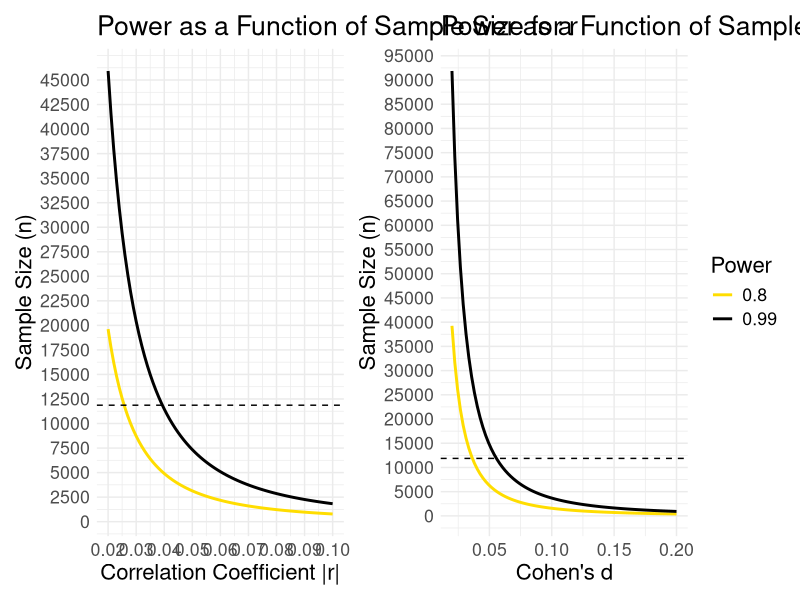
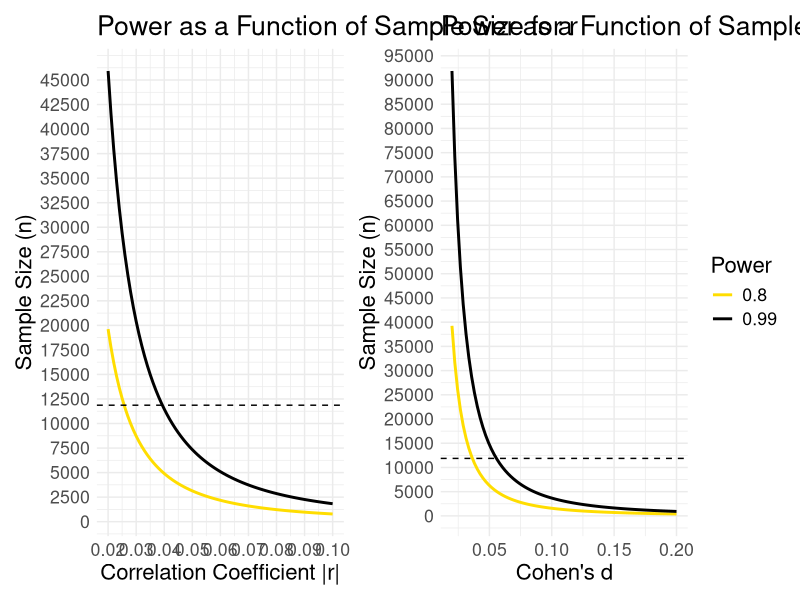
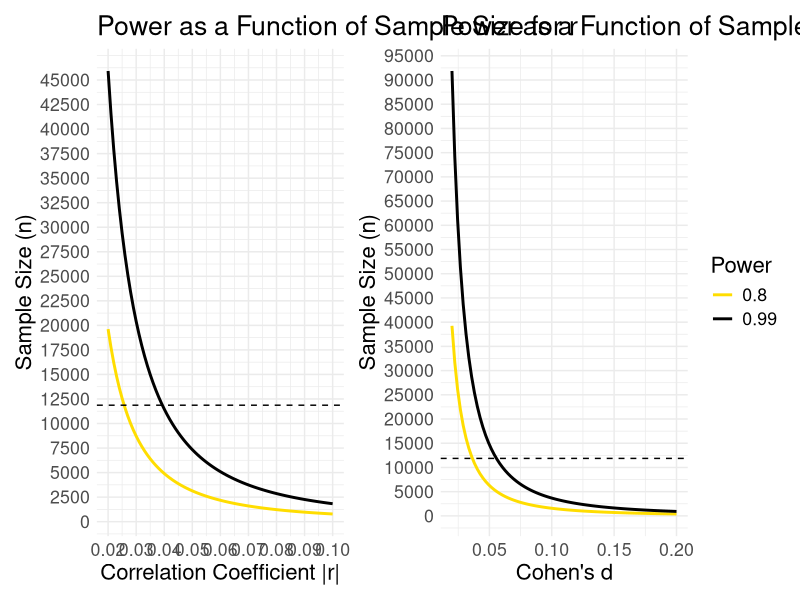

Write the R code that produced these figures, in order.
## ---- chunk 1
library(ggplot2)
library(pwr)
library(patchwork)
## ---- chunk 2
# range of correlations
r <- seq(.02, .1, .001)
nr <- length(r)

# range of Cohen's d
d <- seq(.02, 0.2, length.out = nr)  # Adjusted range for Cohen's d
nd <- length(d)

# power values
p <- c(.80, .99)
np <- length(p)
## ---- chunk 3
# obtain sample sizes for Pearson's correlation coefficient
samsize_r <- array(numeric(nr*np), dim=c(nr,np))
for (i in 1:np){
    for (j in 1:nr){
        result <- pwr.r.test(n = NULL, r = r[j],
                             sig.level = .05, power = p[i],
                             alternative = "two.sided")
        samsize_r[j,i] <- ceiling(result$n)
    }
}

# obtain sample sizes for Cohen's d
samsize_d <- array(numeric(nd*np), dim=c(nd,np))
for (i in 1:np){
    for (j in 1:nd){
        result <- pwr.t.test(n = NULL, d = d[j],
                             sig.level = .05, power = p[i],
                             alternative = "two.sided")
        samsize_d[j,i] <- ceiling(result$n)
    }
}
## ---- chunk 4
# create dataframe for ggplot for Pearson's correlation coefficient
df_r <- data.frame(r = rep(r, np), samsize = c(samsize_r[,1], samsize_r[,2]), 
                   power = rep(p, each = nr), measure = "Pearson's r")

# create dataframe for ggplot for Cohen's d
df_d <- data.frame(d = rep(d, np), samsize = c(samsize_d[,1], samsize_d[,2]), 
                   power = rep(p, each = nd), measure = "Cohen's d")

# Rename columns in df_d to match df_r
names(df_d) <- c("r", "samsize", "power", "measure")

# Combine data frames
df_combined <- rbind(df_r, df_d)
## ---- chunk 5
# Define Hufflepuff colors
hufflepuff_colors <- c("#FFDD00", "#000000")
# Plot for Pearson's correlation coefficient
plot_r <- ggplot(df_r, aes(x = r, y = samsize, color = factor(power))) +
    geom_line(linewidth = 1) +
    scale_color_manual(values = hufflepuff_colors) +
    labs(x = "Correlation Coefficient |r|",
         y = "Sample Size (n)",
         color = "Power",
         title = "Power as a Function of Sample Size for r") +
    theme_minimal() +
    geom_hline(yintercept = 11865, linetype = "dashed", color = "black") +
    scale_y_continuous(breaks = seq(0, 45000, by = 2500)) +
    scale_x_continuous(breaks = seq(0, 0.1, by = 0.01)) + # Adjusted x-axis breaks
    theme(legend.position = "none", text = element_text(size = 16))  # Adjust font size here
## ---- chunk 6
# Plot for Cohen's d
plot_d <- ggplot(df_d, aes(x = r, y = samsize, color = factor(power))) +
    geom_line(linewidth = 1) +
    scale_color_manual(values = hufflepuff_colors) +
    labs(x = "Cohen's d",
         y = "Sample Size (n)",
         color = "Power",
         title = "Power as a Function of Sample Size for Cohen's d") +
    theme_minimal() +
    geom_hline(yintercept = 11865, linetype = "dashed", color = "black") +
    scale_y_continuous(breaks = seq(0, 100000, by = 5000)) +
    scale_x_continuous(breaks = seq(0, .2, by = 0.05)) + # Adjusted x-axis breaks
    theme(legend.position = "none", text = element_text(size = 16))  # Adjust font size here
## ---- chunk 7

# Combine plots using patchwork
combined_plot <- plot_r + plot_d + plot_layout(ncol = 2)

# Add single legend at the bottom
combined_plot <- combined_plot + theme(legend.position = "right", text = element_text(size = 16))

# Display the combined plot
print(combined_plot)
# Save the combined plot to a .tiff file with 600 dpi resolution
ggsave("combined_plot.tiff", plot = combined_plot, dpi = 600)
# Save the combined plot to a .eps file
ggsave("combined_plot.eps", plot = combined_plot, device = "eps")
